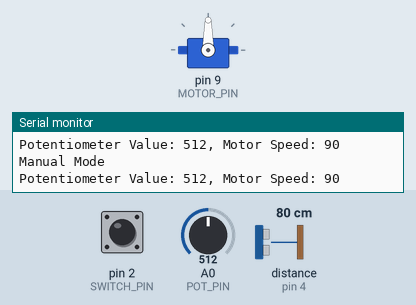
The sketch below on a simulated Arduino Uno, built with avr-gcc and run on an emulated ATmega328P. Shown: servo, the last lines printed to the serial monitor. Inputs (shaded band) come from the test bench; at power-on: A0 (POT_PIN) = 512, pin 2 (SWITCH_PIN) HIGH, distance to the obstacle (sensor on pin 4) 80 cm. The echo pulse lasts 58.3 µs per cm.

Above: at 1.2 s.
1.3 s: A0 (POT_PIN) set to 716
At 2.0 s:
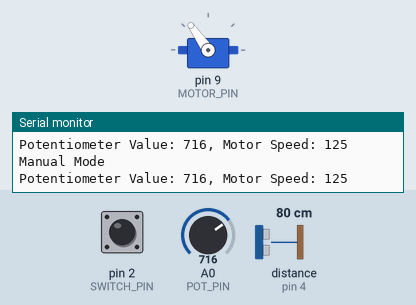
2.8 s: pin 2 (SWITCH_PIN) pulled LOW for 0.15 s
At 2.93 s:
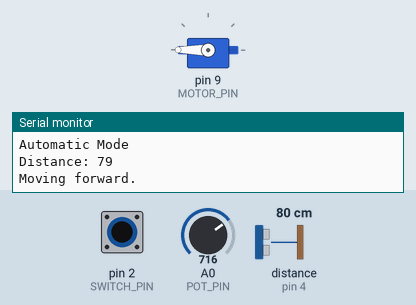
4.5 s: A0 (POT_PIN) set to 10
At 5.7 s:
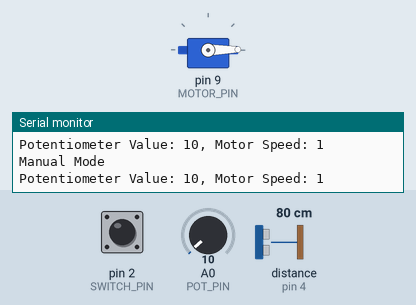
6.0 s: A0 (POT_PIN) set to 8
7.5 s: A0 (POT_PIN) set to 122
At 7.9 s:
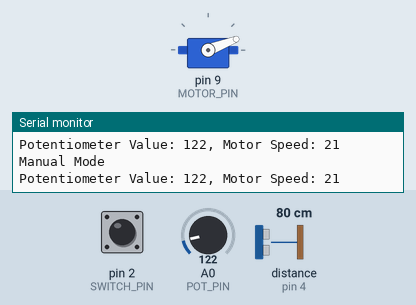
9.0 s: A0 (POT_PIN) set to 900
At 9.5 s:
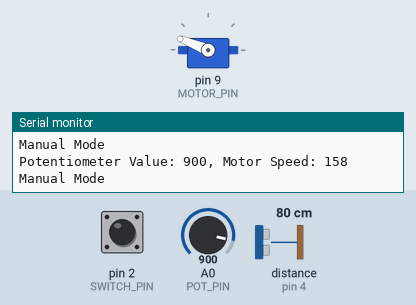
Timing chart, 0 to 11.5 s (numbered marks = the images above; inputs shaded):
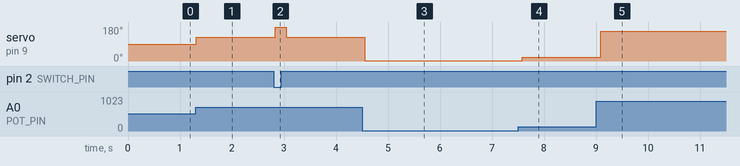

Measured:
- after the input at 1.3 s, servo on pin 9 (MOTOR_PIN): 90° → 125° at once
- after the input at 2.8 s, servo on pin 9 (MOTOR_PIN): 125° → 180° at once, → 125° 0.21 s later
- after the input at 4.5 s, servo on pin 9 (MOTOR_PIN): 125° → 1° after 0.05 s
- after the input at 7.5 s, servo on pin 9 (MOTOR_PIN): 1° → 21° after 0.08 s
- after the input at 9.0 s, servo on pin 9 (MOTOR_PIN): 21° → 158° after 0.09 s

The sketch:

Testing.ino
```cpp
#include <Servo.h>

// Define pins
#define SWITCH_PIN 2       // Toggle switch to change modes
#define POT_PIN A0         // Potentiometer/joystick input for manual control
#define TRIG_PIN 3         // Ultrasonic sensor trigger pin (for automatic mode)
#define ECHO_PIN 4         // Ultrasonic sensor echo pin (for automatic mode)
#define MOTOR_PIN 9        // Motor control pin (via PWM)

// Variables
bool isAutomatic = true;   // Start in automatic mode by default
Servo motor;               // Motor as a servo for this example

void setup() {
  pinMode(SWITCH_PIN, INPUT_PULLUP);
  pinMode(TRIG_PIN, OUTPUT);
  pinMode(ECHO_PIN, INPUT);

  motor.attach(MOTOR_PIN);
  motor.write(90);         // Stop motor initially (servo neutral position)

  Serial.begin(9600);
}

void loop() {
  // Check switch state
  isAutomatic = digitalRead(SWITCH_PIN) == LOW; // LOW = Automatic mode

  if (isAutomatic) {
    automaticMode();
  } else {
    manualMode();
  }
}

// Automatic mode logic
void automaticMode() {
  Serial.println("Automatic Mode");

  // Measure distance using ultrasonic sensor
  long distance = measureDistance();
  Serial.print("Distance: ");
  Serial.println(distance);

  if (distance < 20) {
    motor.write(0);   // Stop motor
    Serial.println("Obstacle detected! Stopping.");
  } else {
    motor.write(180); // Move forward
    Serial.println("Moving forward.");
  }

  delay(100);
}

// Manual mode logic
void manualMode() {
  Serial.println("Manual Mode");

  // Read potentiometer value
  int potValue = analogRead(POT_PIN);
  int motorSpeed = map(potValue, 0, 1023, 0, 180); // Map to motor speed range
  motor.write(motorSpeed);

  Serial.print("Potentiometer Value: ");
  Serial.print(potValue);
  Serial.print(", Motor Speed: ");
  Serial.println(motorSpeed);

  delay(100);
}

// Function to measure distance
long measureDistance() {
  digitalWrite(TRIG_PIN, LOW);
  delayMicroseconds(2);
  digitalWrite(TRIG_PIN, HIGH);
  delayMicroseconds(10);
  digitalWrite(TRIG_PIN, LOW);

  long duration = pulseIn(ECHO_PIN, HIGH);
  long distance = duration * 0.034 / 2; // Convert to cm
  return distance;
}
```
